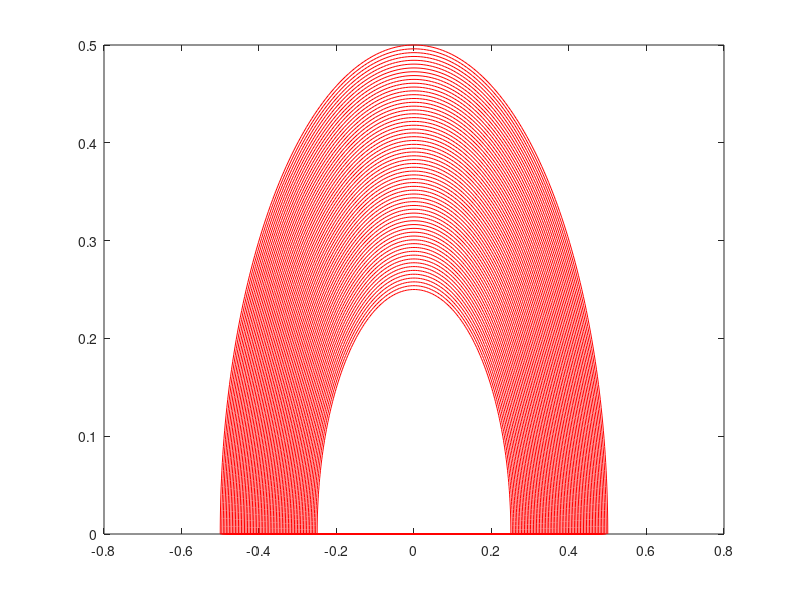

Write the MATLAB code that produced this figure.
% Mesh generator for ring
% Written By Robert Masti
% Output the coordinates for the c++ code
clc, clear, close all


ny = 64;
nx = ny*3;

% r and theta coordinates

theta = linspace(pi,0, nx+1);
rl = linspace(0.25, 0.5, ny+1);


[r,t] = meshgrid(rl, theta);

x=r.*cos(t);
y=r.*sin(t);

xlower = 0.25*cos(theta);
ylower = 0.25*sin(theta);

figure
plot(x,y,'*r');

xlin=reshape(x,[],1);
ylin=reshape(y,[],1);

plot(xlin,ylin,'r');

fileID=fopen('debugMatlab.msh','w');

fprintf(fileID, '%i\n',(nx+1)*(ny+1));
fprintf(fileID, '%i\n',nx+1);
fprintf(fileID, '%i\n',ny+1);

outvec = vertcat(xlin,ylin);
fprintf(fileID, '%d\n', outvec);
length(outvec)

